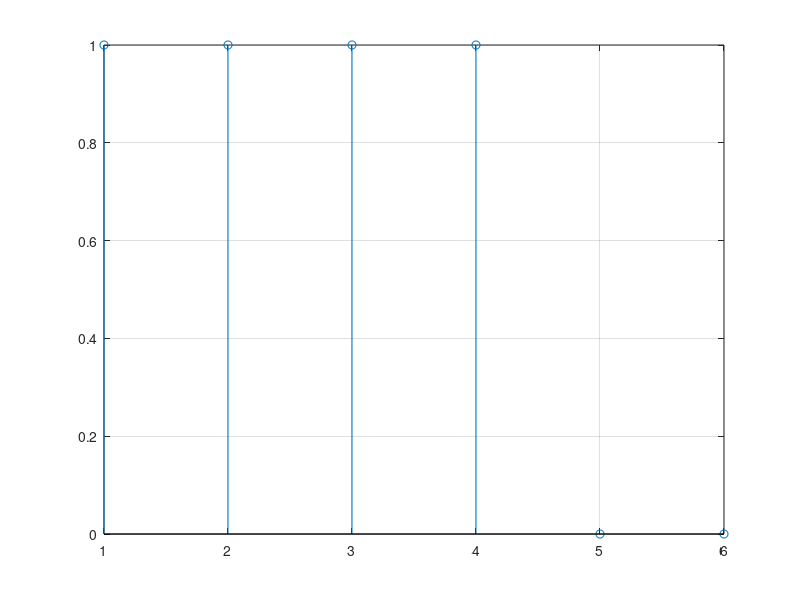

Source code (MATLAB):
function E6()
   
    Fs = 12000;
    N = 0.5*12; %numar esantioane 0.5 ms * 12kHz
    n = 1:N;
    for i = 1:1:N
        v(i) = round(rand);
    end
    ts = 1/Fs;
    t = ts:ts:N*ts;
   % plot(t,v);
  
    stem(n,v),grid %semnalul discret in functie de n

end
